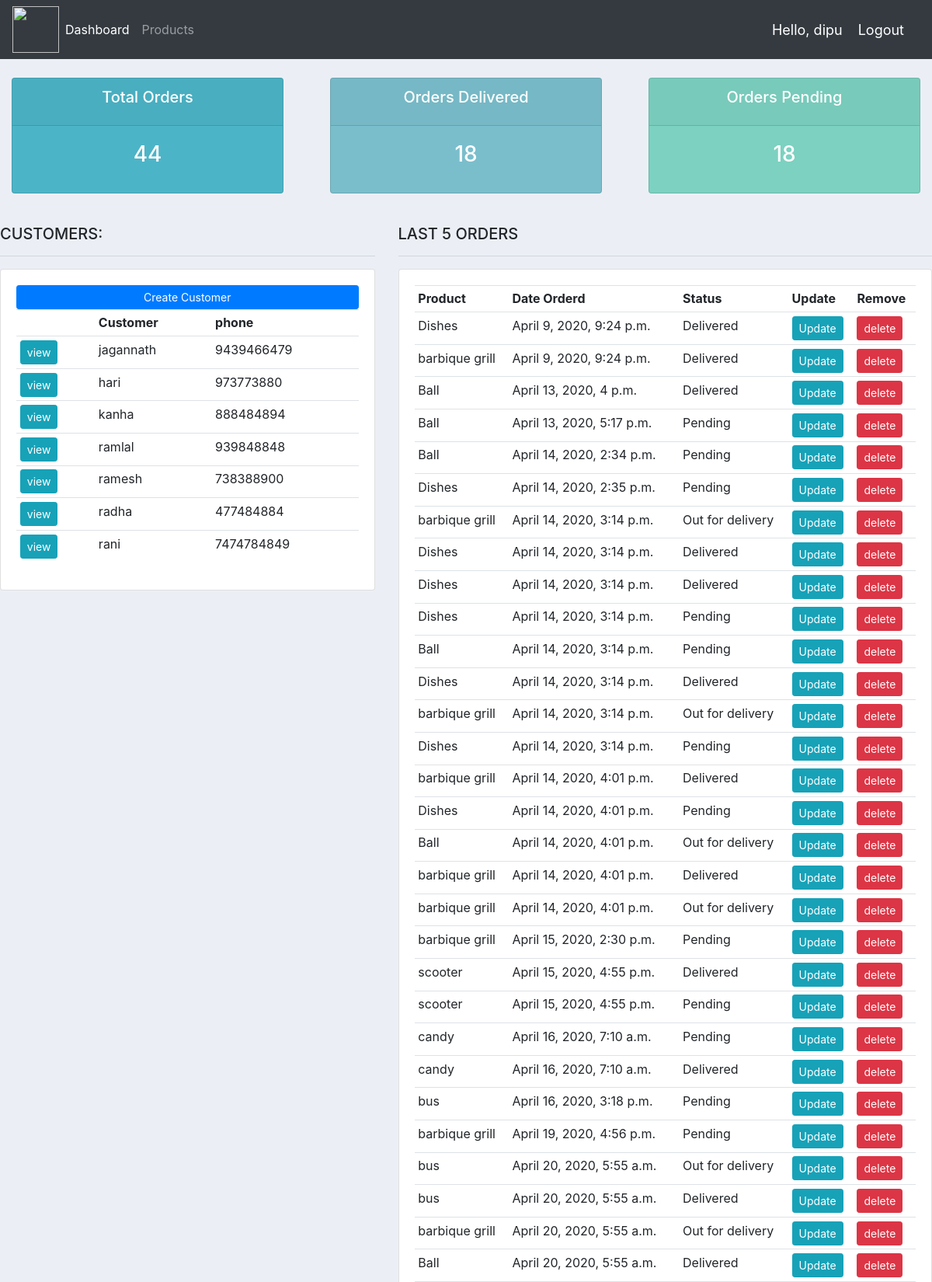
The app's page / (signed in, upper part) with its own data.
### accounts/models.py (models this page shows, shortened)
class Customer(models.Model):
	user= models.OneToOneField(User,null=True, blank=True,on_delete=models.CASCADE)
	name = models.CharField(max_length=200, null=True)
	phone = models.CharField(max_length=200, null=True)
	email = models.CharField(max_length=200, null=True)
	profile_pic = models.ImageField(default="profile1.png", null=True, blank=True)
	date_created = models.DateTimeField(auto_now_add=True, null=True)

class Order(models.Model):
	STATUS = (
			('Pending', 'Pending'),
			('Out for delivery', 'Out for delivery'),
			('Delivered', 'Delivered'),
			)
	customer = models.ForeignKey(Customer, null=True, on_delete= models.SET_NULL)
	product = models.ForeignKey(Product, null=True, on_delete= models.SET_NULL)
	date_created = models.DateTimeField(auto_now_add=True, null=True)
	status = models.CharField(max_length=200, null=True, choices=STATUS)

class Product(models.Model):
	CATEGORY = (
			('Indoor', 'Indoor'),
			('Out Door', 'Out Door'),
			)
	name = models.CharField(max_length=200, null=True)
	price = models.FloatField(null=True)
	category = models.CharField(max_length=200, null=True, choices=CATEGORY)
	description = models.CharField(max_length=200, null=True, blank=True)
	date_created = models.DateTimeField(auto_now_add=True, null=True)
	tags = models.ManyToManyField(Tag)
	def __str__(self):
		return self.name

### accounts/decorators.py (the view)
	def wrapper_function(request, *args, **kwargs):
		group = None
		if request.user.groups.exists():
			group = request.user.groups.all()[0].name
		if group == 'customer':
			return redirect('user-page')
		if group == 'admin':
			return view_func(request, *args, **kwargs)

### accounts/views.py (called while the page is built)
@login_required(login_url='login')
@admin_only
def home(request):
    orders=Order.objects.all()
    customers=Customer.objects.all()
    total_customers = customers.count()
    total_orders = orders.count()
    delivered = orders.filter(status='Delivered').count()
    pending = orders.filter(status='Pending').count()
    context = {'orders': orders, 'customers': customers,
               'total_orders': total_orders, 'delivered': delivered,
               'pending': pending}
    return render(request, 'accounts/dashboard.html', context)

### templates/accounts/dashboard.html
{%  extends 'accounts/main.html' %}
{% block content %}
{%  include 'accounts/status.html' %}
<br>
<div class="row">
	<div class="col-md-5">
		<h5>CUSTOMERS:</h5>
		<hr>
		<div class="card card-body">
			<a class="btn btn-primary  btn-sm btn-block" href="">Create Customer</a>
			<table class="table table-sm">
				<tr>
					<td></td>
					<th>Customer</th>
					<th>phone</th>
				</tr>
				{% for customer in customers %}
				<tr>
					<td><a class="btn btn-sm btn btn-info" href="{%url 'customer' customer.id %}">view</a> </td>
                   <td>
                       {{ customer.name }}</td>
                    <td>{{ customer.phone }}</td>
                </tr>
				{% endfor %}
			</table>
		</div>
	</div>
	<div class="col-md-7">
		<h5>LAST 5 ORDERS</h5>
		<hr>
		<div class="card card-body">
			<table class="table table-sm">
				<tr>
					<th>Product</th>
					<th>Date Orderd</th>
					<th>Status</th>
					<th>Update</th>
					<th>Remove</th>
				</tr>
				{% for order in orders %}
				<tr>
                    <td>{{ order.product }}</td>
                    <td>{{ order.date_created }}</td>
                    <td>{{ order.status }}</td>
                    <td><a class="btn btn-sm btn btn-info" href="{% url 'update_order' order.id%}">Update</a> </td>
					<td><a class="btn btn-sm btn btn-danger"  href="{% url 'delete_order' order.id %}">delete</a></td>
                </tr>
				{% endfor %}
			</table>
		</div>
	</div>
</div>
{% endblock %}

### templates/accounts/navbar.html (shortened to what this page needs)
{% load static %}
<nav class="navbar navbar-expand-lg navbar-dark bg-dark">
 <img src="{% static 'images/logo.png.png' %}" width="60" height="60">
  <div class="collapse navbar-collapse" id="navbarNav">
    <ul class="navbar-nav">
      {% if request.user.is_staff %}
      <li class="nav-item active">
        <a class="nav-link" href="{% url 'home' %}">Dashboard</a>
      </li>
      <li class="nav-item">
        <a class="nav-link" href="{% url 'products' %}">Products</a>
      </li>
      {% else %}
       <li class="nav-item">
        <a class="nav-link" href="{% url 'account' %}">Settings</a>
      </li>
      {% endif %}
    </ul>
  </div>
  <span class="hello-msg">Hello, {{request.user}}</span>
  <span ><a  class="hello-msg" href="{% url 'logout' %}">Logout</a></span>
</nav>

### accounts/static/css/main.css (style rules this page uses)
body { background-color: #ebeff5; }

### templates/accounts/navbar.html (style rules this page uses)
.hello-msg { font-size: 18px; color: #fff; margin-right: 20px; }

### records on screen
Customer: name "jagannath", phone "9439466479"
Customer: name "hari", phone "973773880"
Customer: name "kanha", phone "888484894"
Customer: name "ramlal", phone "939848848"
Customer: name "ramesh", phone "738388900"
Customer: name "radha", phone "477484884"
Customer: name "rani", phone "7474784849"
Order: product "Dishes", date_created "April 9, 2020, 9:24 p.m.", status "Delivered"
Order: product "barbique grill", date_created "April 9, 2020, 9:24 p.m.", status "Delivered"
Order: product "Ball", date_created "April 13, 2020, 4 p.m.", status "Delivered"
Order: product "Ball", date_created "April 13, 2020, 5:17 p.m.", status "Pending"
Order: product "Ball", date_created "April 14, 2020, 2:34 p.m.", status "Pending"
Order: product "Dishes", date_created "April 14, 2020, 2:35 p.m.", status "Pending"
Order: product "barbique grill", date_created "April 14, 2020, 3:14 p.m.", status "Out for delivery"
Order: product "Dishes", date_created "April 14, 2020, 3:14 p.m.", status "Delivered"
Order: product "Dishes", date_created "April 14, 2020, 3:14 p.m.", status "Delivered"
Order: product "Dishes", date_created "April 14, 2020, 3:14 p.m.", status "Pending"
Order: product "Ball", date_created "April 14, 2020, 3:14 p.m.", status "Pending"
Order: product "Dishes", date_created "April 14, 2020, 3:14 p.m.", status "Delivered"
Order: product "barbique grill", date_created "April 14, 2020, 3:14 p.m.", status "Out for delivery"
Order: product "Dishes", date_created "April 14, 2020, 3:14 p.m.", status "Pending"
Order: product "barbique grill", date_created "April 14, 2020, 4:01 p.m.", status "Delivered"
Order: product "Dishes", date_created "April 14, 2020, 4:01 p.m.", status "Pending"
Order: product "Ball", date_created "April 14, 2020, 4:01 p.m.", status "Out for delivery"
Order: product "barbique grill", date_created "April 14, 2020, 4:01 p.m.", status "Delivered"
Order: product "barbique grill", date_created "April 14, 2020, 4:01 p.m.", status "Out for delivery"
Order: product "barbique grill", date_created "April 15, 2020, 2:30 p.m.", status "Pending"
Order: product "scooter", date_created "April 15, 2020, 4:55 p.m.", status "Delivered"
Order: product "scooter", date_created "April 15, 2020, 4:55 p.m.", status "Pending"
Order: product "candy", date_created "April 16, 2020, 7:10 a.m.", status "Pending"
Order: product "candy", date_created "April 16, 2020, 7:10 a.m.", status "Delivered"
Order: product "bus", date_created "April 16, 2020, 3:18 p.m.", status "Pending"
Order: product "barbique grill", date_created "April 19, 2020, 4:56 p.m.", status "Pending"
Order: product "bus", date_created "April 20, 2020, 5:55 a.m.", status "Out for delivery"
Order: product "bus", date_created "April 20, 2020, 5:55 a.m.", status "Delivered"
Order: product "barbique grill", date_created "April 20, 2020, 5:55 a.m.", status "Out for delivery"
Order: product "Ball", date_created "April 20, 2020, 5:55 a.m.", status "Delivered"

### other values on screen
{{ request.user }} "dipu"
{{ total_orders }} "44"
{{ delivered }} "18"
{{ pending }} "18"
